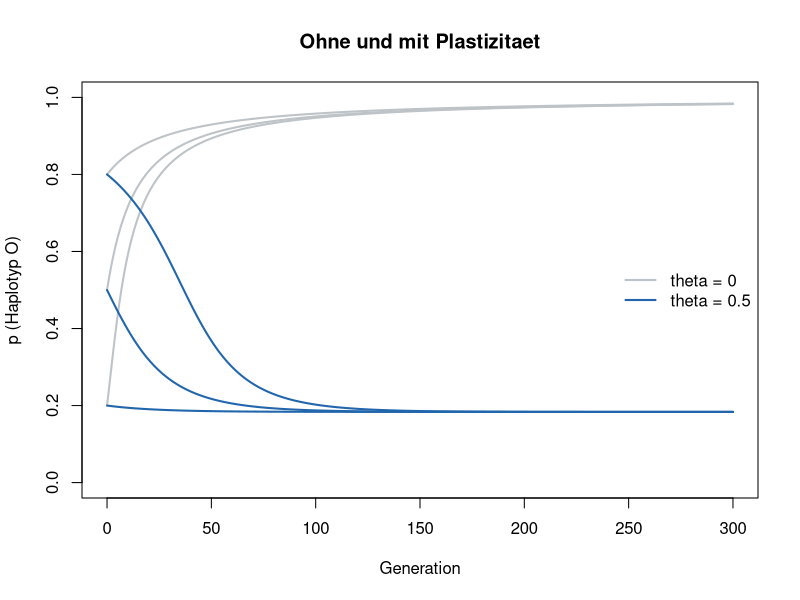

Here is the R script that generated this plot:
## ---- chunk 1
make_rps_A <- function(s, w) {
  matrix(c(1, w, s,
           s, 1, w,
           w, s, 1), nrow = 3, byrow = TRUE)
}
## ---- chunk 2
farben <- function(p, theta) {
  q <- 1 - p
  c(
    orange = p^2 + 2 * p * q,
    blau   = (1 - theta) * q^2,
    gelb   = theta * q^2
  )
}

farben(0.5, theta = 0)
farben(0.5, theta = 0.5)
## ---- chunk 3
fitness_farben <- function(f, s = 1.2, w = 0.5, C = 2) {
  A <- make_rps_A(s, w)
  C - as.vector(A %*% f)
}

fitness_farben(farben(0.5, 0.5))
## ---- chunk 4
fitness_haplotyp <- function(W, theta) {
  c(O = W[1], B = (1 - theta) * W[2] + theta * W[3])
}

fitness_haplotyp(fitness_farben(farben(0.5, 0.5)), theta = 0.5)
## ---- chunk 5
naechstes_p <- function(p, w_O, w_B) {
  q <- 1 - p
  w_quer <- (p^2 + 2 * p * q) * w_O + q^2 * w_B
  p * w_O / w_quer
}

eine_generation <- function(p, theta, s = 1.2, w = 0.5, C = 2) {
  f   <- farben(p, theta)
  W   <- fitness_farben(f, s, w, C)
  hap <- fitness_haplotyp(W, theta)
  naechstes_p(p, hap["O"], hap["B"])
}

eine_generation(0.5, theta = 0.5)
## ---- chunk 6
simuliere <- function(p0, theta, generationen = 300, ...) {
  p <- numeric(generationen + 1)
  p[1] <- p0
  for (t in seq_len(generationen)) {
    p[t + 1] <- eine_generation(p[t], theta, ...)
  }
  p
}
## ---- chunk 7
#| fig-height: 4.2
#| fig-width: 8
plot(NA, xlim = c(0, 300), ylim = c(0, 1),
     xlab = "Generation", ylab = "p (Haplotyp O)",
     main = "Ohne und mit Plastizitaet")
for (p0 in c(0.2, 0.5, 0.8)) {
  lines(0:300, simuliere(p0, theta = 0),   lwd = 2, col = "#bdc3c7")
  lines(0:300, simuliere(p0, theta = 0.5), lwd = 2, col = "#2166ac")
}
legend("right", c("theta = 0", "theta = 0.5"),
       col = c("#bdc3c7", "#2166ac"), lwd = 2, bty = "n")
